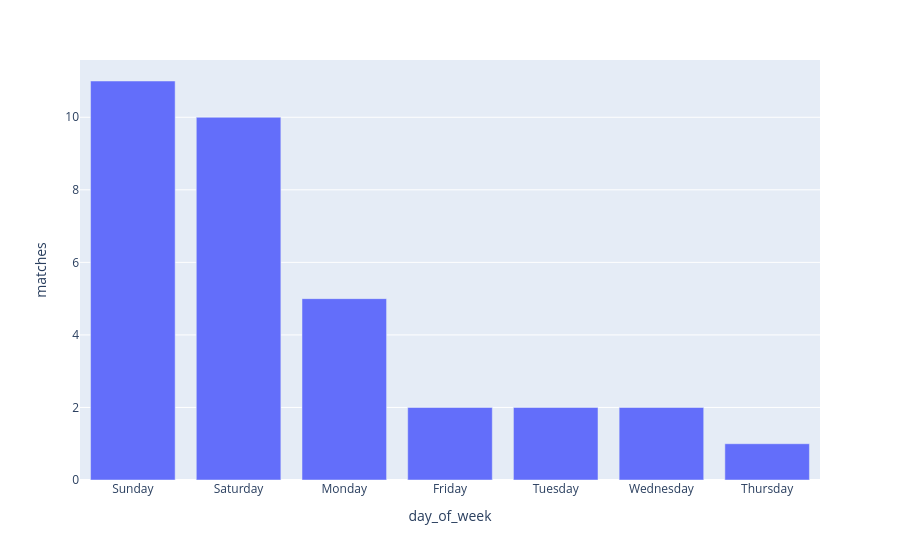

The notebook cell saved with this chart:
### Code cell
#Man United Match Amount by Day of the week
man_united = schedule_understat.loc[(schedule_understat["home_team"] == "Manchester United") | (schedule_understat["away_team"] == "Manchester United")].copy()
#display(man_united.head())

day_counts = (
    man_united["day_of_week"]
    .value_counts()
    .rename_axis("day_of_week")
    .reset_index(name="matches")
)
fig = px.bar(
    day_counts,
    x="day_of_week",
    y="matches"
)

fig.show(scale=3)

### Figure 1 — Plotly figure (JSON) as saved in the notebook; plotly's stock layout.template omitted (floating-point values rounded to 4 significant figures)
{"data": [{"hovertemplate": "day_of_week=%{x}<br>matches=%{y}<extra></extra>", "legendgroup": "", "marker": {"color": "#636efa", "pattern": {"shape": ""}}, "name": "", "orientation": "v", "showlegend": false, "textposition": "auto", "type": "bar", "x": ["Sunday", "Saturday", "Monday", "Friday", "Tuesday", "Wednesday", "Thursday"], "xaxis": "x", "y": [11, 10, 5, 2, 2, 2, 1], "yaxis": "y"}], "layout": {"barmode": "relative", "legend": {"tracegroupgap": 0}, "margin": {"t": 60}, "xaxis": {"anchor": "y", "domain": [0, 1], "title": {"text": "day_of_week"}}, "yaxis": {"anchor": "x", "domain": [0, 1], "title": {"text": "matches"}}}}
